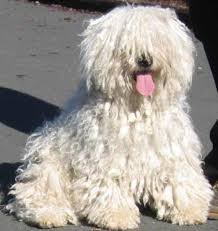
#> input picture figs/images_dog.jpeg, 218 x 231 px, given in place of ., which was not available; the run also reads 1 picture not shown here
$ python -i sift_extract.py   (imports and definitions only)
#> lines starting #> are read from the running program, lines starting #| are printed output that depends on the picture; pictures that were not available may be replaced by others from this repository, and a replacement may not be noted
import numpy as np
import cv2
import glob
from os import path
import pdb


image_names = np.array(glob.glob("Images/*.jpg"))[:5]
# [1 line not run here, left out]

#image_names = ['images/image1.jpg', 'images/image2.jpg']

def SIFT_feature(img_list):
    sift = cv2.xfeatures2d.SIFT_create(40)
    des_mt = np.zeros((1,129))
    for i in range(len(img_list)):
        image = cv2.imread(img_list[i])
        gray = cv2.cvtColor(image, cv2.COLOR_BGR2GRAY)
        res = cv2.resize(gray,(256,256),interpolation = cv2.INTER_LINEAR)
        (kp, desc) = sift.detectAndCompute(res,None)
        label = np.empty(desc.shape[0])
        label.fill(i)
        desc = np.column_stack((desc, label))
        des_mt = np.concatenate((des_mt,desc))
    return des_mt
ft_img = SIFT_feature(image_names)
ft_img = np.delete(ft_img,(0), axis = 0)

# with file("raw_sift_features.txt", "w") as outfile:
#     for data_slice in ft_img:
#         np.savetxt(outfile,data_slice,fmt='%-7.2f')

# [1 line not run here, left out]

>>> result = SIFT_feature('../../figs/images_dog.jpeg')
#> call 2 of SIFT_feature, with img_list = '../../figs/images_dog.jpeg'
#> in SIFT_feature, image is the input picture: shape (231, 218, 3); mean B, G, R 149.9, 156.5, 162.4
#> in SIFT_feature (call 2), `gray = cv2.cvtColor(image, cv2.COLOR_BGR2GRAY)`:
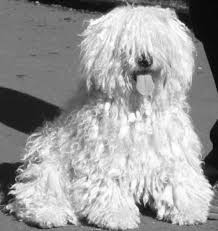
#> gray: shape (231, 218); min 0, max 255, mean 157.5
#> in SIFT_feature (call 2), `res = cv2.resize(gray,(256,256),interpolation = cv2.INTER_LINEAR)`:
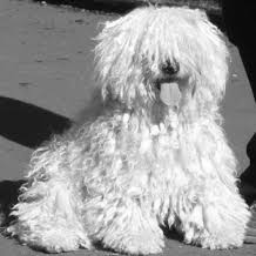
#> res: shape (256, 256); min 2, max 255, mean 157.4
#> in SIFT_feature (call 2), `(kp, desc) = sift.detectAndCompute(res,None)`: kp = 40 keypoints; strongest (x, y, size): (173, 232, 13.9), (169, 71, 12.8), (205, 47, 33.5), (171, 220, 4.6)
#> in SIFT_feature (call 2), `desc = np.column_stack((desc, label))`:
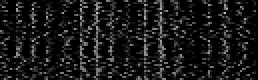
#> desc: shape (40, 129) float64 (shown 2 times larger); min 0, max 193, mean 24.5
#> in SIFT_feature (call 2), `des_mt = np.concatenate((des_mt,desc))`:
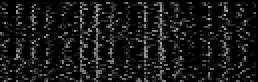
#> des_mt: shape (41, 129) float64 (shown 2 times larger); min 0, max 193, mean 23.9
#> (the run stopped early here; a loop or call above may not have finished)
